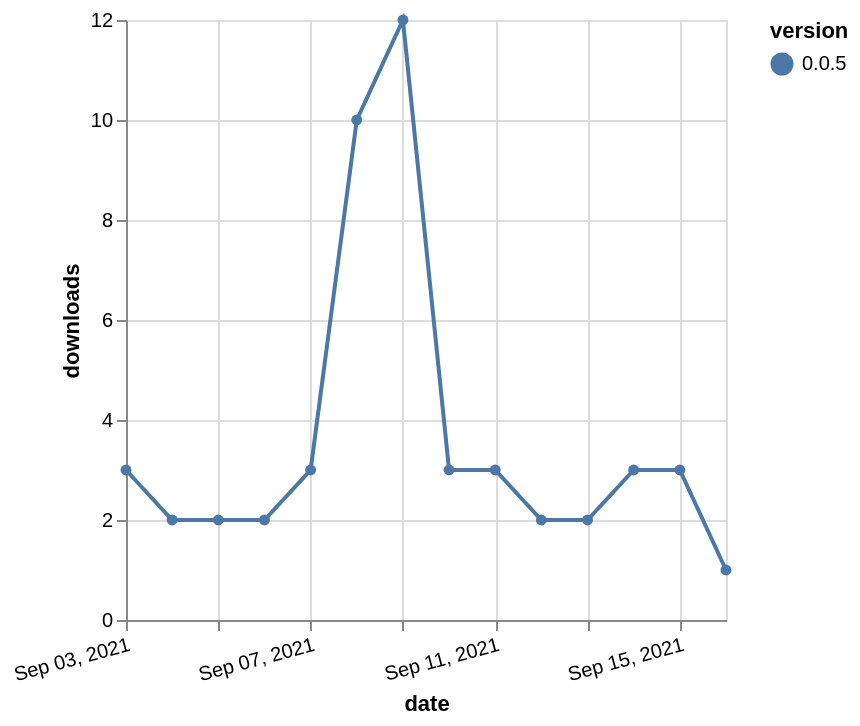

Write a Vega-Lite specification for this figure.
### Vega-Lite specification from a JSON file in a GitHub repository (floating-point values rounded to 4 significant figures)
{"$schema": "https://vega.github.io/schema/vega-lite/v5.json", "description": "A simple bar chart with embedded data.", "data": {"values": [{"date": "2021-09-03", "total": 1037, "delta": 3, "version": "0.0.5"}, {"date": "2021-09-04", "total": 1039, "delta": 2, "version": "0.0.5"}, {"date": "2021-09-05", "total": 1041, "delta": 2, "version": "0.0.5"}, {"date": "2021-09-06", "total": 1043, "delta": 2, "version": "0.0.5"}, {"date": "2021-09-07", "total": 1046, "delta": 3, "version": "0.0.5"}, {"date": "2021-09-08", "total": 1056, "delta": 10, "version": "0.0.5"}, {"date": "2021-09-09", "total": 1068, "delta": 12, "version": "0.0.5"}, {"date": "2021-09-10", "total": 1071, "delta": 3, "version": "0.0.5"}, {"date": "2021-09-11", "total": 1074, "delta": 3, "version": "0.0.5"}, {"date": "2021-09-12", "total": 1076, "delta": 2, "version": "0.0.5"}, {"date": "2021-09-13", "total": 1078, "delta": 2, "version": "0.0.5"}, {"date": "2021-09-14", "total": 1081, "delta": 3, "version": "0.0.5"}, {"date": "2021-09-15", "total": 1084, "delta": 3, "version": "0.0.5"}, {"date": "2021-09-16", "total": 1085, "delta": 1, "version": "0.0.5"}]}, "width": "container", "mark": {"type": "line", "point": {"filled": true}}, "encoding": {"x": {"field": "date", "type": "temporal", "timeUnit": "yearmonthdate", "title": "date", "axis": {"labelAngle": -15}}, "y": {"field": "delta", "type": "quantitative", "title": "downloads"}, "color": {"field": "version", "type": "nominal"}, "tooltip": {"field": "delta"}}}
